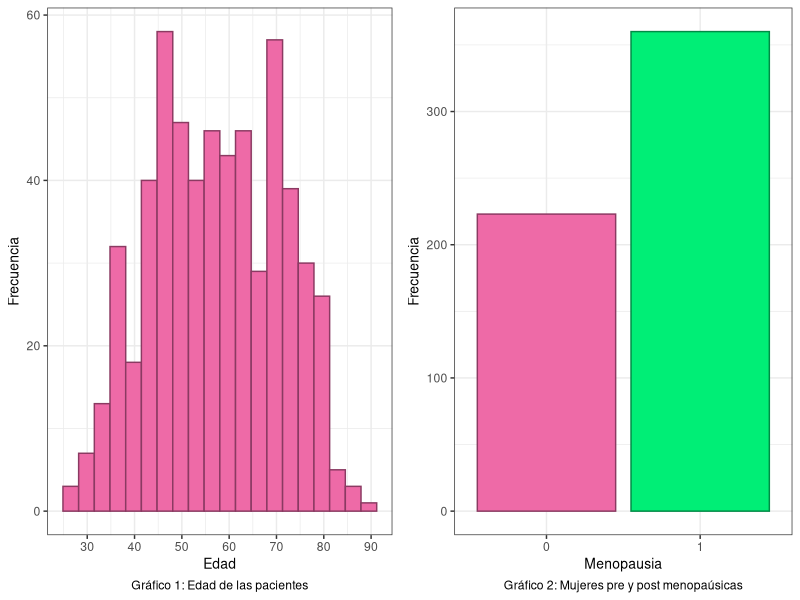
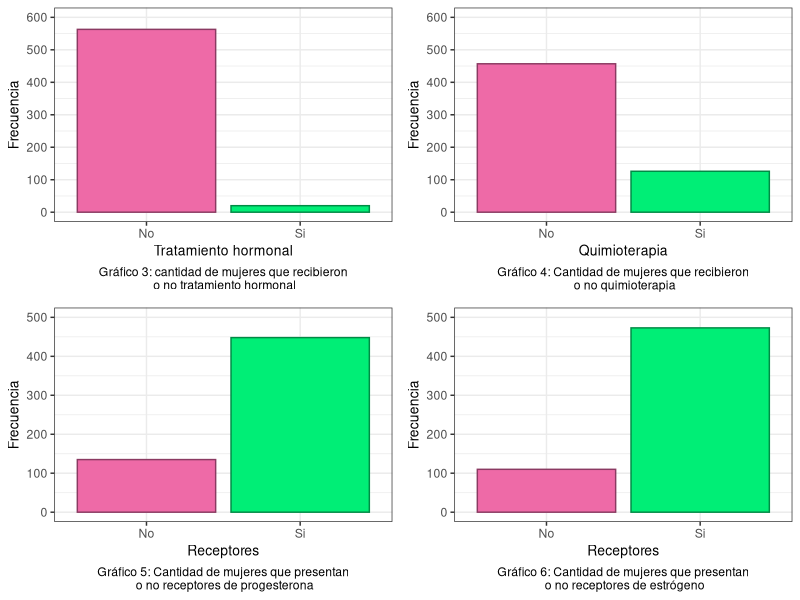
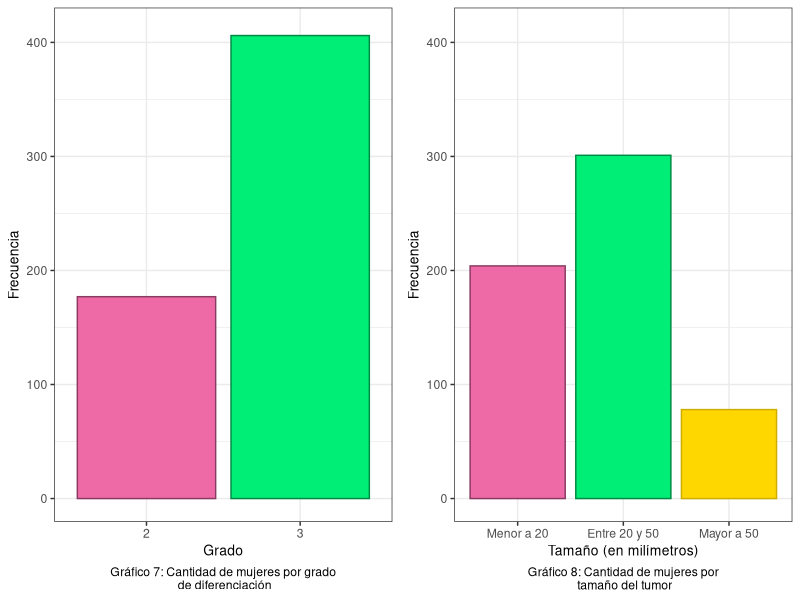
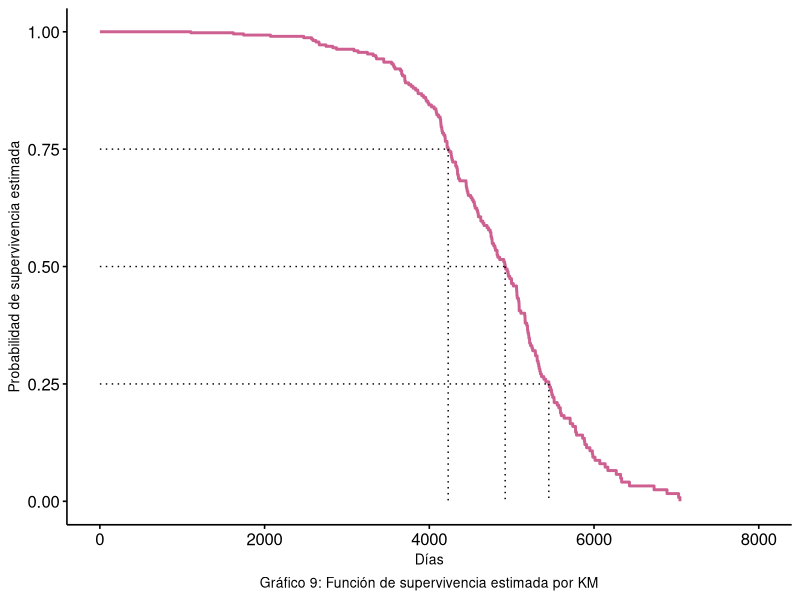
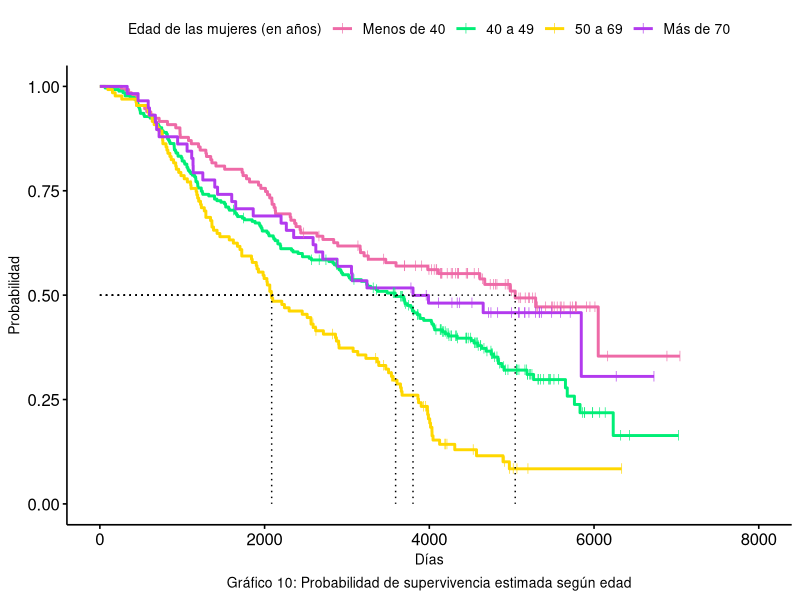
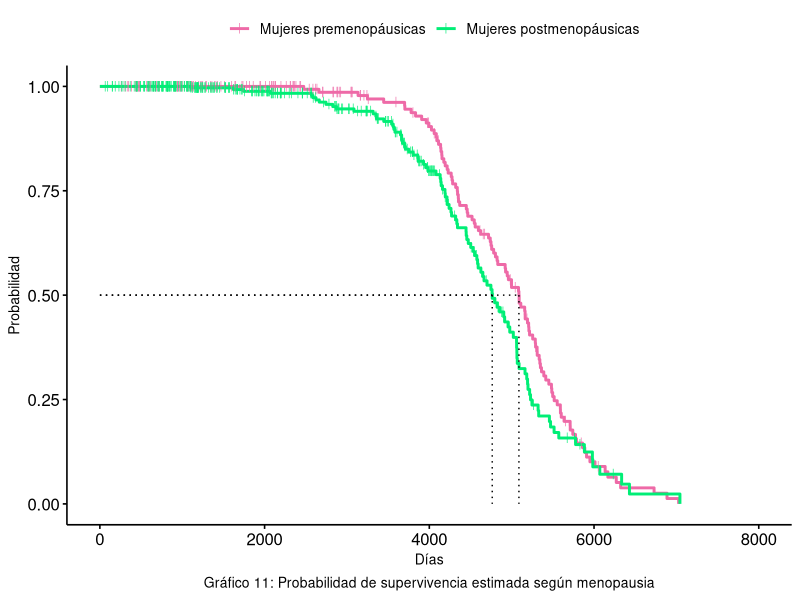
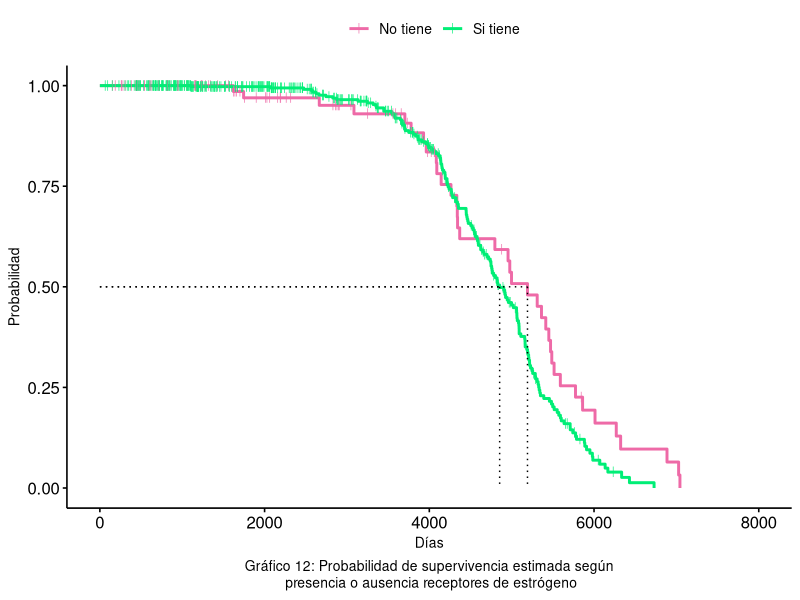
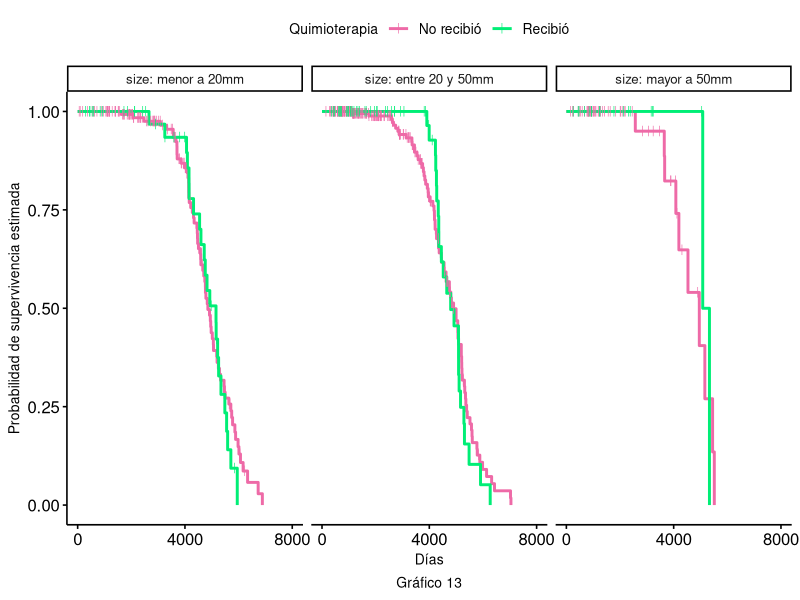

Here is the R script that generated these plots, in order:
## ---- chunk 1
library(survival)
library(tidyverse)
library(gridExtra)

datos <- rotterdam %>%
  filter(year <= 1985) %>%
  select(-c(nodes, rtime, recur))


#Conteo de eventos y censuras
#datos %>% 
#  count(death)

# Variable age

grafico1 <- ggplot(data = datos, aes(x = age)) +
  geom_histogram(bins = 20,fill = "hotpink2",
                 color = "hotpink4") +
  scale_x_continuous(breaks = seq(30, 90, by=10)) +
  labs(caption = "Gráfico 1: Edad de las pacientes",
       x = "Edad",
       y = "Frecuencia") +
  theme_bw() +
  theme(axis.title = element_text(size = 10),
        plot.caption = element_text(hjust = 0.5))

# Variable "meno"

grafico2 <- ggplot(data = datos, 
                   aes(x = factor(meno), fill = factor(meno),
                       color = factor(meno))) +
  geom_bar(size = 0.5) +
  scale_fill_manual(values = c("hotpink2","springgreen2")) +
  scale_color_manual(values = c("hotpink4","springgreen4")) +
  labs(caption = "Gráfico 2: Mujeres pre y post menopaúsicas",
       x = "Menopausia",
       y = "Frecuencia") +
  theme_bw() +
  theme(axis.title = element_text(size = 10),
        legend.position = "none",
        plot.caption = element_text(hjust = 0.5))


## ---- chunk 2
grid.arrange(grafico1, grafico2, ncol=2)
## ---- chunk 3

# Variable hormon
grafico3 <- ggplot(data = datos, aes(x=factor(hormon), fill = factor(hormon), color = factor(hormon)))+
  geom_bar(size = 0.5) +
  scale_fill_manual(values = c("hotpink2","springgreen2")) +
  scale_color_manual(values = c("hotpink4","springgreen4")) +
  scale_y_continuous(breaks = seq(0, 600, 100), limits = c(0,600)) +
  scale_x_discrete(label = c("No", "Si")) + 
 labs(caption = "Gráfico 3: cantidad de mujeres que recibieron\n o no tratamiento hormonal",
       x = "Tratamiento hormonal",
       y = "Frecuencia")+
  theme_bw() +
  theme(axis.title = element_text(size = 10),
        legend.position = "none", 
        plot.caption = element_text(hjust = 0.5))

# Variable chemo
grafico4 <- ggplot(data = datos, aes(x=factor(chemo), fill = factor(chemo), color = factor(chemo)))+
  geom_bar(size = 0.5) +
  scale_fill_manual(values = c("hotpink2","springgreen2")) +
  scale_color_manual(values = c("hotpink4","springgreen4")) +
  scale_x_discrete(label = c("No", "Si")) + 
  scale_y_continuous(breaks = seq(0, 600, 100), limits = c(0,600)) +
 labs(caption = "Gráfico 4: Cantidad de mujeres que recibieron\n o no quimioterapia",
       x = "Quimioterapia",
       y = "Frecuencia")+
  theme_bw() +
  theme(axis.title = element_text(size = 10),
        legend.position = "none", 
        plot.caption = element_text(hjust = 0.5))


# Variable pgr
datos_graf <- datos %>% 
  mutate(pgr_cat = ifelse(pgr == 0, 0, 1),
         er_cat = ifelse(er == 0, 0, 1))

grafico5 <- ggplot(data = datos_graf, aes(x = factor(pgr_cat), fill = factor(pgr_cat), color = factor(pgr_cat))) +
  geom_bar(size = 0.5) +
  scale_fill_manual(values = c("hotpink2","springgreen2")) +
  scale_color_manual(values = c("hotpink4","springgreen4")) +
  scale_x_discrete(label = c("No", "Si")) + 
  scale_y_continuous(breaks = seq(0, 500, 100), limits = c(0,500)) +
  labs(caption = "Gráfico 5: Cantidad de mujeres que presentan\n o no receptores de progesterona",
       x = "Receptores",
       y = "Frecuencia")+
  theme_bw() + 
  theme(axis.title = element_text(size = 10),
        legend.position = "none",
        plot.caption = element_text(hjust = 0.5))

# Variable er

grafico6 <- ggplot(data = datos_graf, aes(x = factor(er_cat), fill = factor(er_cat), color = factor(er_cat))) +
  geom_bar(size = 0.5) +
  scale_fill_manual(values = c("hotpink2","springgreen2")) +
  scale_color_manual(values = c("hotpink4","springgreen4")) +
  scale_x_discrete(label = c("No", "Si")) + 
  scale_y_continuous(breaks = seq(0, 500, 100), limits = c(0,500)) +
  labs(caption = "Gráfico 6: Cantidad de mujeres que presentan\n o no receptores de estrógeno",
       x = "Receptores",
       y = "Frecuencia")+
  theme_bw() + 
  theme(axis.title = element_text(size = 10),
        legend.position = "none",
        plot.caption = element_text(hjust = 0.5))

## ---- chunk 4
grid.arrange(grafico3, grafico4, grafico5, grafico6, nrow = 2)
## ---- chunk 5

grafico7 <- ggplot(data = datos, aes(x = factor(grade), fill = factor(grade), color = factor(grade))) +
  geom_bar(size = 0.5) +
  scale_fill_manual(values = c("hotpink2","springgreen2")) +
  scale_color_manual(values = c("hotpink4","springgreen4")) +
  scale_y_continuous(breaks = seq(0, 400, 100), limits = c(0,410)) +
  labs(caption = "Gráfico 7: Cantidad de mujeres por grado\n de diferenciación",
       x = "Grado",
       y = "Frecuencia")+
  theme_bw() +
  theme(axis.title = element_text(size = 10),
        legend.position = "none",
        plot.caption = element_text(hjust = 0.5))

# Variable size

grafico8 <- ggplot(data = datos, aes(x = size, fill = size, color = size)) +
  geom_bar(size = 0.5) +
  scale_fill_manual(values = c("hotpink2","springgreen2", "gold")) +
  scale_color_manual(values = c("hotpink4","springgreen4", "gold3")) +
  scale_x_discrete(labels = c("Menor a 20", "Entre 20 y 50", "Mayor a 50")) +
  scale_y_continuous(breaks = seq(0, 400, 100), limits = c(0,410)) +
  labs(caption = "Gráfico 8: Cantidad de mujeres por\n tamaño del tumor",
       x = "Tamaño (en milímetros)",
       y = "Frecuencia") +
  theme_bw() +
  theme(axis.title = element_text(size = 10),
        legend.position = "none",
        plot.caption = element_text(hjust = 0.5))


## ---- chunk 6
grid.arrange(grafico7, grafico8, nrow=1, ncol = 2 )
## ---- chunk 7
library(survival)
library(survminer)
library(survMisc)
library(ggpubr)

KM.surv <- survfit(Surv(dtime, death == 0 ) ~ 1, data = datos)
#"death == 0" indica la censura.

cuantiles <- data.frame(cbind(
  q = c(.25, .5, .75),
  km.quantile = quantile(KM.surv)$quantile
))

ggsurvplot(fit = KM.surv, data = datos,
           palette = "hotpink3",
           conf.int = F,
           censor = F,
           xlab = "Días",  
           ylab = "Probabilidad de supervivencia estimada",
           legend = "none",
           legend.title="",
           ggtheme = theme_survminer() + 
             theme(axis.title.x = element_text(size = 10),
                   axis.title.y = element_text(size = 10),
                   plot.caption = element_text(hjust = 0.5, size = 10)))$plot + 
  geom_segment(data = cuantiles, aes(x = km.quantile, xend = km.quantile,  y = 1-q, yend = 0), lty = 3) +
  geom_segment(data = cuantiles, aes(x = 0, xend = km.quantile,  y = 1-q, yend = 1-q), lty = 3) +
  labs(caption = "Gráfico 9: Función de supervivencia estimada por KM")
## ---- chunk 8
library(knitr)
# Datos para la tabla
datos_tabla <- data.frame(
  Variable = c("Rango de edad", "Menopausia","Tratamiento hormonal",
               "Quimioterapia","Receptores de progesterona", 
               "Receptores de estrógeno", "Grado de diferenciación", "Tamaño"),
  Test = c("Wilcoxon generalizado", "Wilcoxon generalizado", "Peto-Peto", 
           "Wilcoxon generalizado", "Log-Rank", "Log-Rank", "Log-Rank", "Log-Rank"),
  p_value = c("< 0.0001", "0.01", "0.40", "0.22","0.77", "0.06", "0.44", "0.62")
)

# Imprimir tabla
kable(datos_tabla, align = "c")
## ---- chunk 9
# Función de supervivencia según edad (agrupada en intervalos)
datos1 <- datos %>% 
  mutate(age_range = case_when(
    age < 40 ~ "Menos de 40",
    age >= 40 & age < 50 ~ "40s",
    age >= 50 & age < 70 ~ "50s y 60s",
    age >= 70 ~ "Más de 70"
  ))

KM.segun.age <- survfit(Surv(dtime, death) ~ age_range, data = datos1)

mediana <- data.frame(cbind(
  q = 0.5,
  quantile(KM.segun.age)$quantile 
  #Le saco lo del "km.quantile" porque no lo pone al ser varias categorias.
))


ggsurvplot(fit = KM.segun.age, data = datos1, 
           palette = c("hotpink2", "springgreen2","gold", "darkorchid2"),
           conf.int = F, 
           censor.shape = 124,
           censor.size = 2.5,
           # pval = T,
           # pval.method = T,
           # log.rank.weights = "n",
           xlab = "Días", 
           ylab = "Probabilidad",
           legend.title = "Edad de las mujeres (en años)",
           legend.labs = c("Menos de 40", "40 a 49", "50 a 69","Más de 70"),
           ggtheme = theme_survminer() + 
             theme(axis.title.x = element_text(size = 10),
                   axis.title.y = element_text(size = 10),
                   plot.caption = element_text(hjust = 0.5, size = 10))
           )$plot + labs(caption = "Gráfico 10: Probabilidad de supervivencia estimada según edad") +
   geom_segment(data = mediana, aes(x = X50, xend = X50,  y = 1-q, yend = 0), lty = 3) +
  geom_segment(data = mediana, aes(x = 0, xend = X50,  y = 1-q, yend = 1-q), lty = 3)

## ---- chunk 10
# Función de supervivencia según menopausia

KM.segun.meno <- survfit(Surv(dtime, death == 0) ~ meno, data = datos)

mediana <- data.frame(cbind(
  q = 0.5,
  quantile(KM.segun.meno)$quantile
))

ggsurvplot(fit = KM.segun.meno, data = datos1,
           palette = c("hotpink2", "springgreen2"),
           conf.int = F, 
           censor.shape = 124,
           censor.size = 2.5,
           xlab = "Días", 
           ylab = "Probabilidad",
           legend.title="",
           legend.labs = c("Mujeres premenopáusicas", "Mujeres postmenopáusicas"),
           ggtheme = theme_survminer() + 
             theme(axis.title.x = element_text(size = 10),
                   axis.title.y = element_text(size = 10),
                   plot.caption = element_text(hjust = 0.5, size = 10))
           #,pval = T, 
           #pval.method = T,
           #log.rank.weights = "n"
           )$plot + labs(caption = "Gráfico 11: Probabilidad de supervivencia estimada según menopausia") +
  geom_segment(data = mediana, aes(x = X50, xend = X50,  y = 1-q, yend = 0), lty = 3) +
  geom_segment(data = mediana, aes(x = 0, xend = X50,  y = 1-q, yend = 1-q), lty = 3)
## ---- chunk 11
KM.segun.er <- survfit(Surv(dtime, death == 0) ~ er_cat, data = datos_graf)

mediana <- data.frame(cbind(
  q = 0.5,
  quantile(KM.segun.er)$quantile 
))

ggsurvplot(fit = KM.segun.er, data = datos_graf,
           palette = c("hotpink2", "springgreen2"),
           conf.int = F, 
           censor.shape = 124,
           censor.size = 2.5,
           legend.title="",
           legend.labs = c("No tiene", "Si tiene"),
           xlab = "Días", 
           ylab = "Probabilidad",
           ggtheme = theme_survminer() + 
             theme(axis.title.x = element_text(size = 10),
                   axis.title.y = element_text(size = 10),
                   plot.caption = element_text(hjust = 0.5, size = 10))
           #,pval = T, pval.method = T
           )$plot + labs(caption = "Gráfico 12: Probabilidad de supervivencia estimada según\n presencia o ausencia receptores de estrógeno") +
  geom_segment(data = mediana, aes(x = X50, xend = X50,  y = 1-q, yend = 0), lty = 3) +
  geom_segment(data = mediana, aes(x = 0, xend = X50,  y = 1-q, yend = 1-q), lty = 3)
## ---- chunk 12

# Función de supervivencia según si recibó o no quimioterapia (Gráfico 15)
KM.segun.chemo <- survfit(Surv(dtime, death == 0) ~ chemo, data = datos)

# Modificación del conjunto de datos para proxima aplicación (Gráfico 16):
datos2 <- datos %>% 
  mutate(Scores_size = case_when(
    size == "<=20" ~ 1,
    size == "20-50" ~ 2,
    size == ">50" ~ 3
  ))


## ---- chunk 13
#Esto haría es test estratificado pero no da significativo, si queres podemos mostrarlo para que vean que sabemos hacer un test estratficado.
a <- survdiff(Surv(dtime, death) ~ chemo + strata(Scores_size), data = datos2)

levels(datos2$size) <- c("menor a 20mm", "entre 20 y 50mm", "mayor a 50mm")

ggsurvplot(fit = KM.segun.chemo, data = datos2,
           palette = c("hotpink2", "springgreen2"),
           conf.int = F, 
           censor.shape = 124,
           censor.size = 2.5,
           legend.title="Quimioterapia",
           legend.labs = c("No recibió", "Recibió"),
           xlab = "Días", 
           ylab = "Probabilidad de supervivencia estimada",
           facet.by = "size",
           ggtheme = theme_survminer() + 
             theme(axis.title.x = element_text(size = 10),
                   axis.title.y = element_text(size = 10),
                   plot.caption = element_text(hjust = 0.5, size = 10))) + 
  labs(caption = "Gráfico 13") +
  scale_x_continuous(breaks = c(0, 4000, 8000))
